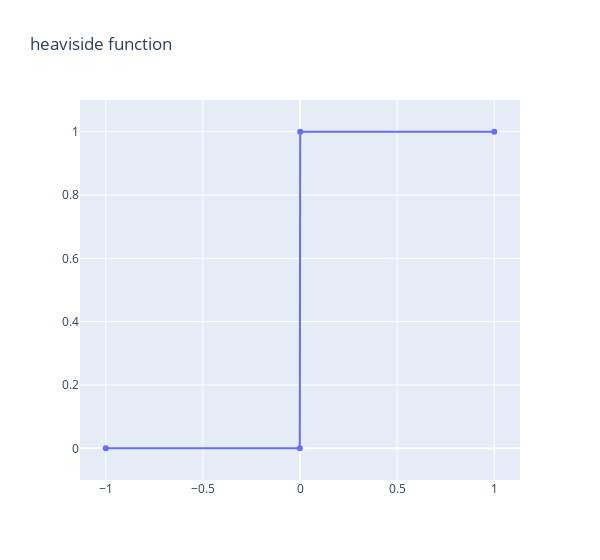

Write notebook code for a chart like this one.
### Code cell
x = np.array([-1, -1e-3, 1e-3, 1])

fig = go.Figure()
fig.add_trace(go.Scatter(x=x, y= np.heaviside(x,0.5), name='heaviside'))
fig.update_layout(width=600, yaxis_range=[-0.1, 1.1], title='heaviside function')
fig.show()

### Figure 1 — Plotly figure (JSON) as saved in the notebook; plotly's stock layout.template omitted (floating-point values rounded to 4 significant figures)
{"data": [{"name": "heaviside", "type": "scatter", "x": [-1, -0.001, 0.001, 1], "y": [0, 0, 1, 1]}], "layout": {"title": {"text": "heaviside function"}, "width": 600, "yaxis": {"range": [-0.1, 1.1]}}}
